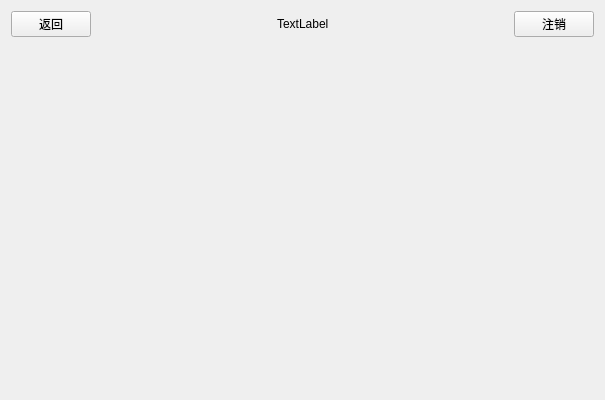
<?xml version="1.0" encoding="UTF-8"?>
<ui version="4.0">
 <class>MasterView</class>
 <widget class="QWidget" name="MasterView">
  <property name="geometry">
   <rect>
    <x>0</x>
    <y>0</y>
    <width>605</width>
    <height>400</height>
   </rect>
  </property>
  <property name="windowTitle">
   <string>MasterView</string>
  </property>
  <layout class="QGridLayout" name="gridLayout_3">
   <item row="0" column="0">
    <layout class="QGridLayout" name="gridLayout_2">
     <item row="0" column="0">
      <layout class="QGridLayout" name="gridLayout">
       <item row="0" column="0">
        <widget class="QPushButton" name="btBack">
         <property name="text">
          <string>返回</string>
         </property>
         <property name="icon">
          <iconset>
           <normaloff>:/img/return.png</normaloff>:/img/return.png</iconset>
         </property>
        </widget>
       </item>
       <item row="0" column="1">
        <spacer name="horizontalSpacer">
         <property name="orientation">
          <enum>Qt::Orientation::Horizontal</enum>
         </property>
         <property name="sizeHint" stdset="0">
          <size>
           <width>40</width>
           <height>20</height>
          </size>
         </property>
        </spacer>
       </item>
       <item row="0" column="2">
        <widget class="QLabel" name="labelTitle">
         <property name="text">
          <string>TextLabel</string>
         </property>
        </widget>
       </item>
       <item row="0" column="3">
        <spacer name="horizontalSpacer_2">
         <property name="orientation">
          <enum>Qt::Orientation::Horizontal</enum>
         </property>
         <property name="sizeHint" stdset="0">
          <size>
           <width>40</width>
           <height>20</height>
          </size>
         </property>
        </spacer>
       </item>
       <item row="0" column="4">
        <widget class="QPushButton" name="btLogout">
         <property name="text">
          <string>注销</string>
         </property>
         <property name="icon">
          <iconset>
           <normaloff>:/img/logout.png</normaloff>:/img/logout.png</iconset>
         </property>
        </widget>
       </item>
      </layout>
     </item>
     <item row="1" column="0">
      <widget class="QStackedWidget" name="stackedWidget"/>
     </item>
    </layout>
   </item>
  </layout>
 </widget>
 <resources/>
 <connections/>
</ui>
